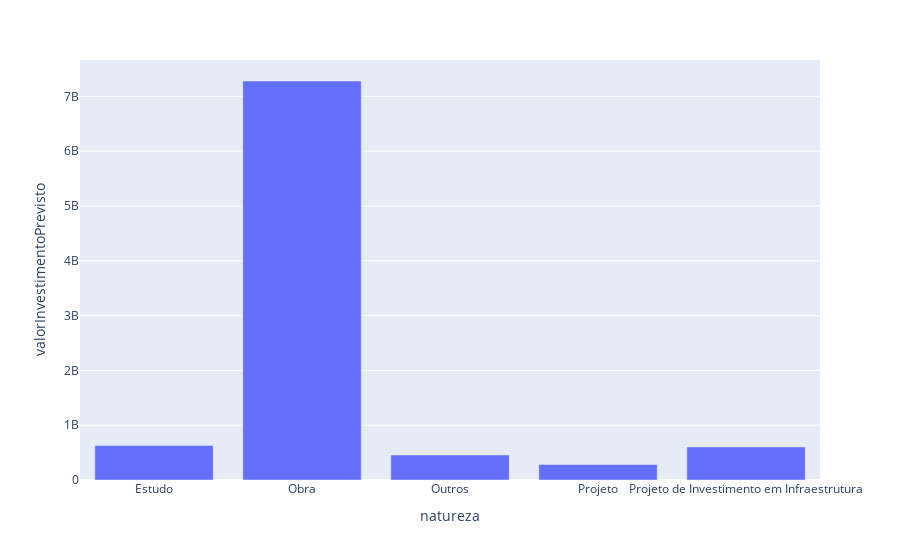

Here is the notebook cell this chart was saved with:
### Code cell
# Apresentando gastos por tipo de investimento

px.bar(df_agrupado_natureza,"natureza","valorInvestimentoPrevisto")

### Figure 1 — Plotly figure (JSON) as saved in the notebook; plotly's stock layout.template omitted (floating-point values rounded to 4 significant figures)
{"data": [{"hovertemplate": "natureza=%{x}<br>valorInvestimentoPrevisto=%{y}<extra></extra>", "legendgroup": "", "marker": {"color": "#636efa", "pattern": {"shape": ""}}, "name": "", "orientation": "v", "showlegend": false, "textposition": "auto", "type": "bar", "x": ["Estudo", "Obra", "Outros", "Projeto", "Projeto de Investimento em Infraestrutura"], "xaxis": "x", "y": [629800000.0, 7280000000.0, 457200000.0, 281800000.0, 603700000.0], "yaxis": "y"}], "layout": {"barmode": "relative", "legend": {"tracegroupgap": 0}, "margin": {"t": 60}, "xaxis": {"anchor": "y", "domain": [0, 1], "title": {"text": "natureza"}}, "yaxis": {"anchor": "x", "domain": [0, 1], "title": {"text": "valorInvestimentoPrevisto"}}}}
